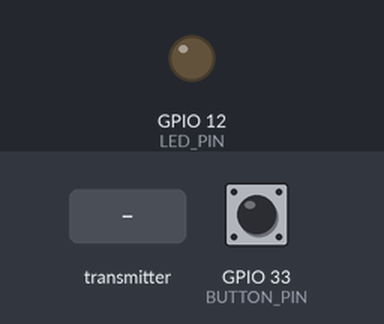
Recording of a sketch running on a simulated ESP32. On the bench: output pins drawn as LEDs (lit = HIGH). The test bench sets the inputs (shaded band); at power-on: GPIO 33 (BUTTON_PIN) HIGH.

Above: at 1.2 s.
1.3 s: the transmitter starts sending command = 1
At 1.7 s:
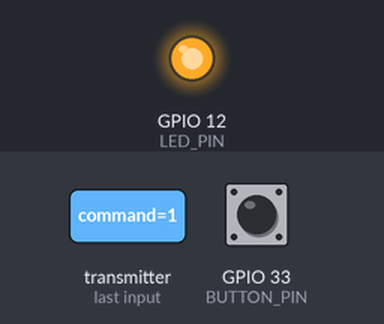
2.8 s: the transmitter starts sending command = 0
At 4.1 s:
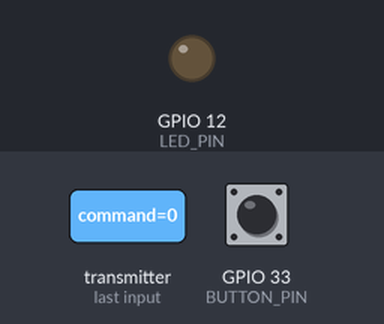
Timing chart, 0 to 5.8 s (numbered marks = the images above; inputs shaded):
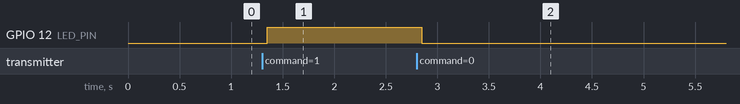

Measured:
- after the input at 1.3 s, GPIO 12 (LED_PIN): LOW → HIGH after 0.05 s
- after the input at 2.8 s, GPIO 12 (LED_PIN): HIGH → LOW after 0.05 s

The sketch:

led2.ino
```cpp
#include <WiFi.h>
#include <esp_now.h>

#define LED_PIN 12
#define BUTTON_PIN 33
#define LED_ID 2


typedef struct {
  int ledID;
  bool pressed;
  bool handshake;
} struct_message;

struct_message msg;

uint8_t brainMac[] = {0x78, 0x1C, 0x3C, 0xC9, 0xEA, 0x00};

void onSent(const esp_now_send_info_t *info, const esp_now_send_status_t status) {}

void onDataRecv(const esp_now_recv_info *info, const uint8_t *incomingData, int len) {
  if (len != sizeof(int)) return;
  int command;
  memcpy(&command, incomingData, sizeof(int));

  if (command == 1) digitalWrite(LED_PIN, HIGH);
  else digitalWrite(LED_PIN, LOW);
}

void sendHandshake() {
  msg.ledID = LED_ID;
  msg.pressed = false;
  msg.handshake = true;
  esp_now_send(brainMac, (uint8_t*)&msg, sizeof(msg));
}

void sendPressed() {
  msg.ledID = LED_ID;
  msg.pressed = true;
  msg.handshake = false;
  esp_now_send(brainMac, (uint8_t*)&msg, sizeof(msg));
}

void setup() {
  Serial.begin(115200);
  pinMode(LED_PIN, OUTPUT);
  pinMode(BUTTON_PIN, INPUT_PULLUP);

  WiFi.mode(WIFI_STA);

  if (esp_now_init() != ESP_OK) return;

  esp_now_register_send_cb(onSent);
  esp_now_register_recv_cb(onDataRecv);

  esp_now_peer_info_t peerInfo = {};
  memcpy(peerInfo.peer_addr, brainMac, 6);
  peerInfo.channel = 0;
  peerInfo.encrypt = false;
  esp_now_add_peer(&peerInfo);

  sendHandshake();
}

void loop() {
  if (digitalRead(BUTTON_PIN) == LOW) {
    sendPressed();
    delay(200);
  }
}
```
